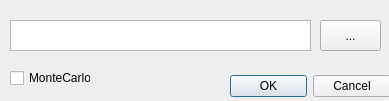
<?xml version="1.0" encoding="UTF-8"?>
<ui version="4.0">
 <class>Dialog</class>
 <widget class="QDialog" name="Dialog">
  <property name="geometry">
   <rect>
    <x>0</x>
    <y>0</y>
    <width>389</width>
    <height>101</height>
   </rect>
  </property>
  <property name="sizePolicy">
   <sizepolicy hsizetype="Minimum" vsizetype="Minimum">
    <horstretch>0</horstretch>
    <verstretch>0</verstretch>
   </sizepolicy>
  </property>
  <property name="windowTitle">
   <string>Please select a LTSpice file</string>
  </property>
  <widget class="QDialogButtonBox" name="buttonBox">
   <property name="geometry">
    <rect>
     <x>230</x>
     <y>70</y>
     <width>161</width>
     <height>32</height>
    </rect>
   </property>
   <property name="orientation">
    <enum>Qt::Horizontal</enum>
   </property>
   <property name="standardButtons">
    <set>QDialogButtonBox::Cancel|QDialogButtonBox::Ok</set>
   </property>
  </widget>
  <widget class="QPushButton" name="BrowseButton">
   <property name="geometry">
    <rect>
     <x>320</x>
     <y>20</y>
     <width>61</width>
     <height>31</height>
    </rect>
   </property>
   <property name="text">
    <string>...</string>
   </property>
  </widget>
  <widget class="QCheckBox" name="checkBox">
   <property name="geometry">
    <rect>
     <x>10</x>
     <y>70</y>
     <width>81</width>
     <height>16</height>
    </rect>
   </property>
   <property name="text">
    <string>MonteCarlo</string>
   </property>
  </widget>
  <widget class="QPlainTextEdit" name="plainTextEdit">
   <property name="geometry">
    <rect>
     <x>10</x>
     <y>20</y>
     <width>301</width>
     <height>31</height>
    </rect>
   </property>
   <property name="whatsThis">
    <string/>
   </property>
   <property name="autoFillBackground">
    <bool>false</bool>
   </property>
  </widget>
 </widget>
 <resources/>
 <connections>
  <connection>
   <sender>buttonBox</sender>
   <signal>accepted()</signal>
   <receiver>Dialog</receiver>
   <slot>accept()</slot>
   <hints>
    <hint type="sourcelabel">
     <x>248</x>
     <y>254</y>
    </hint>
    <hint type="destinationlabel">
     <x>157</x>
     <y>274</y>
    </hint>
   </hints>
  </connection>
  <connection>
   <sender>buttonBox</sender>
   <signal>rejected()</signal>
   <receiver>Dialog</receiver>
   <slot>reject()</slot>
   <hints>
    <hint type="sourcelabel">
     <x>316</x>
     <y>260</y>
    </hint>
    <hint type="destinationlabel">
     <x>286</x>
     <y>274</y>
    </hint>
   </hints>
  </connection>
 </connections>
</ui>
